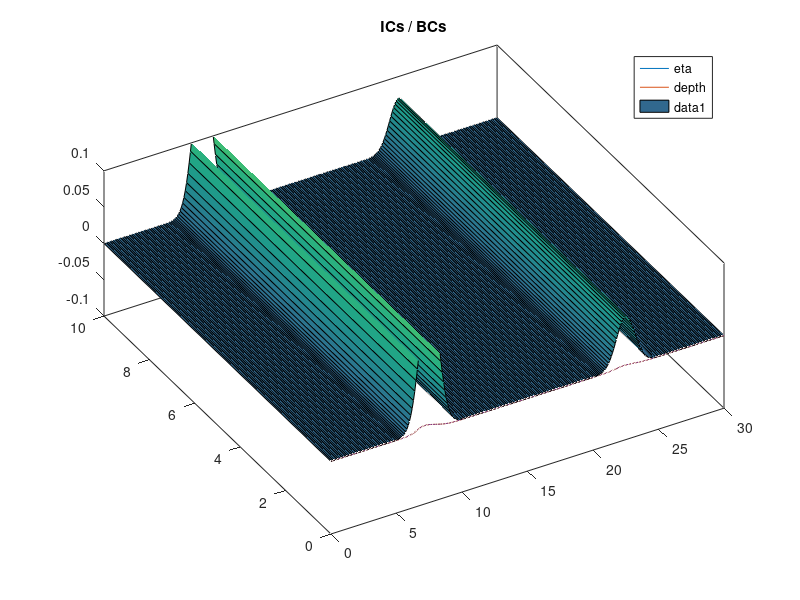

MATLAB code to generate this figure: (Note: this script raises an error after producing the figure.)
%function CP2_Heun_iter(dx,dy,endx,endy,endt,h,courant)
% This function solves the nonlinear shallow water equations using Euler's method.  As set-up, it gives no output,
% although it creates an animation plot of the free surface.
% INPUT
%			dx - the grid size in the x-direction, in meters
%			dy - the grid size in the y-direction, in meters
%			endx - the total domain length in the x-direction, in meters
%			endy - the total domain length in the y-direction, in meters
%			endt - the total time to run the simulation, in seconds
%			h - the constant water depth, in meters
%			courant - the courant number, controls the time step
% As an example call, use:  >>CP2_Heun_iter(1,1,50,50,100,1,0.5)

clear all
ho=1.;
dx=0.1*ho;
dy=10;
endx=30;
endy=10;
endt=20;
courant=0.25;

clf  % clear the current figure

x=[0:dx:endx]';  % create x column vector
y=[0:dy:endy]';  % create y column vector

dt=courant*dx/sqrt(9.81*ho);  % calculate time step
t=[0:dt:endt]';  % create t column vector

nx=length(x);  % total number of grid points in x
ny=length(y);  % total number of grid points in y
nt=length(t);  % total number of time steps

eta=zeros(nx,ny,2);  % initialize the eta, u, and v matrices (see CP#1 for explanation of this step)
P=zeros(nx,ny,2);
Q=zeros(nx,ny,2);
Us=zeros(nx,ny,2);
Vs=zeros(nx,ny,2);
h=zeros(nx,ny);

eta_NSW=zeros(nx,ny,2);  % initialize the eta, u, and v matrices (see CP#1 for explanation of this step)
P_NSW=zeros(nx,ny,2);
Q_NSW=zeros(nx,ny,2);

% Initial condition for eta, u and v are zero everywhere for the initial condition
amp=0.15;
for i=1:nx
    for j=1:ny
        if i<(nx/2)
            loc1=sqrt((x(i)-endx/4)^2); %+(y(j)-endy/2)^2);
            eta(i,j,1)=.2*exp(-1.0*loc1^2); % sin IC: sin(x(i)*pi/2); % amp*sin(x(i)*pi/2); %
        else
            loc2=sqrt((x(i)-3*endx/4)^2); %+(y(j)-endy/2)^2);
            eta(i,j,1)=.07*exp(-1.0*loc2^2); % sin IC: sin(x(i)*pi/2); % amp*sin(x(i)*pi/2); %
        end
        h(i,j) = 1+.01*sin(x(i));
%         if x(i) <= endx/2
%             h(i,j)=.2+x(i)*0.025;  % constant water depth
%         elseif x(i) >= endx/2
%             h(i,j)=.2+(endx-x(i))*0.025;
%         end
    end
end

clf
plot(x,-h)
hold on
title('ICs / BCs')
plot(x,eta(:,:,1))
legend('eta', 'depth')
%%

surf(x,y,eta(:,:,1)')  %surface plot of the initial free surface
caxis([-.1 .2]);  % set the color axis limits
axis([0 endx 0 endy -0.1 .1])  % axis limits of plot
view(-30,60)% rotate the surface so that we are looking from an angle, note that view(0,90) is the plan view
shading faceted  %  modify the surface shadings
pause(0.001)

eta_previous=eta(:,:,1);
eta_NSW=eta;

Epn0=zeros(nx,ny);
Epn1=zeros(nx,ny);
Epn2=zeros(nx,ny);
Fpn0=zeros(nx,ny);
Fpn1=zeros(nx,ny);
Fpn2=zeros(nx,ny);

Epn0_NSW=zeros(nx,ny);
Epn1_NSW=zeros(nx,ny);
Epn2_NSW=zeros(nx,ny);
Fpn0_NSW=zeros(nx,ny);
Fpn1_NSW=zeros(nx,ny);
Fpn2_NSW=zeros(nx,ny);


% Tri-diagonal coef's
B=1/15;
Ax= -1*(B+1/3)*h.^2/dx^2;
Bx=1+2*(B+1/3)*h.^2/dx^2;
Cx= -1*(B+1/3)*h.^2/dx^2;

% Correct for boundaries
Ax(1,:)=0;
Bx(1,:)=1;
Cx(1,:)=0;

Ax(nx,:)=0;
Bx(nx,:)=1;
Cx(nx,:)=0;


for n=1:nt-1  % start the time marching
    ['Time step ', num2str(n),' of ', num2str(nt)]  % plot some information to the command window
    
    % Predictor Step
    [Epn0,Fpn0,Gpn0] = BOUS_EFGcalc(nx,ny,h,eta(:,:,1),P(:,:,1),Q(:,:,1),dx,dy);
    
    [Epn0_NSW,Fpn0_NSW,Gpn0_NSW] = NLSW_EFGcalc(nx,ny,h,eta(:,:,1),P(:,:,1),Q(:,:,1),dx,dy);
    
    plot(x,Us(:,1,2))
    
    if n<3
        for i=1:nx
            for j=1:ny
                eta(i,j,2)=eta(i,j,1)+Epn0(i,j)*dt;
                Us(i,j,2)=Us(i,j,1)+Fpn0(i,j)*dt;
                
                eta_NSW(i,j,2)=eta(i,j,1)+Epn0_NSW(i,j)*dt;
                P_NSW(i,j,2)=P(i,j,1)+Fpn0_NSW(i,j)*dt;
                
            end
        end
    else
        for i=1:nx
            for j=1:ny
                eta(i,j,2)=eta(i,j,1)+dt/12*(23*Epn0(i,j)-16*Epn1(i,j)+5*Epn2(i,j));
                Us(i,j,2)=Us(i,j,1)+dt/12*(23*Fpn0(i,j)-16*Fpn1(i,j)+5*Fpn2(i,j));
                
                eta_NSW(i,j,2)=eta(i,j,1)+dt/12*(23*Epn0_NSW(i,j)-16*Epn1_NSW(i,j)+5*Epn2_NSW(i,j));
                P_NSW(i,j,2)=P(i,j,1)+dt/12*(23*Fpn0_NSW(i,j)-16*Fpn1_NSW(i,j)+5*Fpn2_NSW(i,j));
            end
        end
    end
    
    % Tri-diag solver to get P from Us
    % Correct for boundaries
    Us(1,:,2)=-Us(2,:,2);
    Us(nx,:,2)=-Us(nx-1,:,2);
    
   for j=1:ny
       P(:,j,2)=tridiag(Bx(:,j),Ax(:,j),Cx(:,j), Us(:,j,2));
   end
    
    % enforce bc's
    eta(1,:,2)=eta(2,:,2);
    P(1,:,2)=-P(2,:,2);
    eta(nx,:,2)=eta(nx-1,:,2);
    P(nx,:,2)=-P(nx-1,:,2);
    
    eta_NSW(1,:,2)=eta_NSW(2,:,2);
    P_NSW(1,:,2)=-P_NSW(2,:,2);
    eta_NSW(nx,:,2)=eta_NSW(nx-1,:,2);
    P_NSW(nx,:,2)=-P_NSW(nx-1,:,2);
   

    % This code is for corrector - for a semi-implicit method
%     e_a=1;  % initialize error to some large value to start while loop
%     e_tol=1e-6;  % error tolerance
%     count=0;
%     Ec=Ep;
%     while e_a>e_tol
%         
%         count=count+1;
%         eta_old=eta(:,:,2);  % place values from last iteration into temp variable
%         u_old=u(:,:,2);      % we need to do this so we can calculate the error, ea
%         v_old=v(:,:,2);
%         
%         
%         % Corrector Step
%         eta_previous=eta(:,:,1);
%         [Ec,Fc,Gc] = EFGcalc(nx,ny,h,eta(:,:,2),u(:,:,2),v(:,:,2),dx,dy);
%         
%         
%         for i=1:nx
%             for j=1:ny
%                 eta(i,j,2)=eta(i,j,1)+0.5*(Ep(i,j)+Ec(i,j))*dt;
%                 u(i,j,2)=u(i,j,1)+0.5*(Fp(i,j)+Fc(i,j))*dt;
%                 
%             end
%         end
%         % enforce bc's
%         eta(1,:,2)=eta(2,:,2);
%         u(1,:,2)=-u(2,:,2);
%         eta(nx,:,2)=eta(nx-1,:,2);
%         u(nx,:,2)=-u(nx-1,:,2);
%         
%         e_a=sum(abs((sum(abs(eta_old))-sum(abs(eta(:,:,2))))/sum(abs(eta(:,:,2))))); % error calc
%         
%         if count>20
%             e_a=0;
%         end
%         
%     end
    
    % Plot the newly calculate surface
    clf
    subplot(2,1,1)
    plot(x,eta(:,1,2)',x,eta_NSW(:,1,2)')
    axis([0 endx -amp/2 1.2*amp])
    
    subplot(2,1,2)
    plot(x,P(:,1,2)')
    hold on
    plot(x,10*(P(:,1,2)'-P_NSW(:,1,2)'),'--')
    legend('Bous P','10*(Bous P - NSW P)')
    axis([0 endx -amp/ho*sqrt(9.81*ho) amp/ho*sqrt(9.81*ho)])
    
    pause(.001)
    
    %%%%%% SAVE TO CSV %%%%%%%%%%%%%%
    
    % Boussinesq
    % Difference between P NSW and Bouss, difference between eta NSW and
    % bouss
    if n==1
        xmat = x';
        etamat = eta_NSW(:,1,2)';
        Pmat = P_NSW(:,1,2)';
        Qmat = Q_NSW(:,1,2)';
        hmat = h(:,1)';
        umat = Us(:,1,2)';
        vmat = Vs(:,1,2)';

        Pdiff = P(:,1,2)'-P_NSW(:,1,2)';
        etadiff = eta(:,1,2)'-eta_NSW(:,1,2)';
        Qdiff = Q(:,1,2)'-Q_NSW(:,1,2)';
    else
        xmat = vertcat(xmat,x');
        etamat = vertcat(etamat,eta_NSW(:,1,2)');
        Pmat = vertcat(Pmat,P_NSW(:,1,2)');
        Qmat = vertcat(Qmat,Q_NSW(:,1,2)');
        hmat = vertcat(hmat,h(:,1)');
        umat = vertcat(umat,Us(:,1,2)');
        vmat = vertcat(vmat,Vs(:,1,2)');

        Pdiff = vertcat(Pdiff,P(:,1,2)'-P_NSW(:,1,2)');
        etadiff = vertcat(etadiff,eta(:,1,2)'-eta_NSW(:,1,2)');
        Qdiff = vertcat(Qdiff,Q(:,1,2)'-Q_NSW(:,1,2)');
    end
        
    
    % This code is for corrector - for a semi-implicit method
%     e_a=1;  % initialize error to some large value to start while loop
%     e_tol=1e-6;  % error tolerance
%     count=0;
%     Ec=Ep;
%     while e_a>e_tol
%         
%         count=count+1;
%         eta_old=eta(:,:,2);  % place values from last iteration into temp variable
%         u_old=u(:,:,2);      % we need to do this so we can calculate the error, ea
%         v_old=v(:,:,2);
%         
%         
%         % Corrector Step
%         eta_previous=eta(:,:,1);
%         [Ec,Fc,Gc] = EFGcalc(nx,ny,h,eta(:,:,2),u(:,:,2),v(:,:,2),dx,dy);
%         
%         
%         for i=1:nx
%             for j=1:ny
%                 eta(i,j,2)=eta(i,j,1)+0.5*(Ep(i,j)+Ec(i,j))*dt;
%                 u(i,j,2)=u(i,j,1)+0.5*(Fp(i,j)+Fc(i,j))*dt;
%                 
%             end
%         end
%         % enforce bc's
%         eta(1,:,2)=eta(2,:,2);
%         u(1,:,2)=-u(2,:,2);
%         eta(nx,:,2)=eta(nx-1,:,2);
%         u(nx,:,2)=-u(nx-1,:,2);
%         
%         e_a=sum(abs((sum(abs(eta_old))-sum(abs(eta(:,:,2))))/sum(abs(eta(:,:,2))))); % error calc
%         
%         if count>20
%             e_a=0;
%         end
%         
%     end
    
    % Plot the newly calculate surface
%     clf
%     subplot(2,1,1)
%     
%     surf(x,y,eta(:,:,1)')  %surface plot of the initial free surface
%     caxis([-.1 .2]);  % set the color axis limits
%     axis([0 endx 0 endy -0.1 .1])  % axis limits of plot
%     view(-30,60)% rotate the surface so that we are looking from an angle, note that view(0,90) is the plan view
%     shading faceted  %  modify the surface shadings
    
    
%     plot(x,eta(:,1,2)')
%     hold on
%     plot(x,eta_NSW(:,1,2)','--')
%     axis([0 endx -amp/2 1.2*amp])
%     
%     subplot(2,1,2)
%     plot(x,P(:,1,2)')
%     hold on
%     plot(x,10*(P(:,1,2)'-P_NSW(:,1,2)'),'--')
%     legend('Bous P','10*(Bous P - NSW P)')
%     axis([0 endx -amp/ho*sqrt(9.81*ho) amp/ho*sqrt(9.81*ho)])
%     
%     pause(.001)
    
    % Shift all data one time level back.  This is a trick that allows use to use much smaller matrix
    % sizes for these variables.  We are calculating these values at all x,y and t points, so, the "total"
    % calculated domains are nx by ny by nt.  However, since we only need two time levels to perform
    % the Eulers method, we only keep two time levels in memory.  Memory savings here are great.  For example, if
    % we to calculate 5000 time steps on grid with nx=100 and ny=100, we save 1.2 GB (gigabytes) of memory space
    % by only keeping two levels in memory.
    eta(:,:,1)=eta(:,:,2);
    P(:,:,1)=P(:,:,2);
    Q(:,:,1)=Q(:,:,2);
    Us(:,:,1)=Us(:,:,2);
    Vs(:,:,1)=Vs(:,:,2);

    Epn2=Epn1;
    Epn1=Epn0;
    Fpn2=Fpn1;
    Fpn1=Fpn0;
    
    eta_NSW(:,:,1)=eta_NSW(:,:,2);
    P_NSW(:,:,1)=P_NSW(:,:,2);
    Epn2_NSW=Epn1_NSW;
    Epn1_NSW=Epn0_NSW;
    Fpn2_NSW=Fpn1_NSW;
    Fpn1_NSW=Fpn0_NSW;
    
    % Check for instability
    max_eta=max(max(eta(:,:,2)));
    instability_threshold=0.2;
    if max_eta> instability_threshold
        % Save to csvs
        writematrix(xmat, "xmat11.csv")
        writematrix(hmat, "hmat1.csv")
        writematrix(etamat,"etamat11.csv")
        writematrix(Qmat,"Qmat11.csv")
        writematrix(Pmat,"Pmat11.csv")
        writematrix(umat,"umat11.csv")
        writematrix(vmat,"vmat11.csv")
        writematrix(Pdiff,"Pdiff11.csv")
        writematrix(etadiff,"etadiff11.csv")
        error(['ERROR: SIMULATION GONE WILD @ t=', num2str(t(n))])
    end
    
end

% Save to csvs
writematrix(xmat, "xmat11.csv")
writematrix(hmat, "hmat11.csv")
writematrix(etamat,"etamat11.csv")
writematrix(Qmat,"Qmat11.csv")
writematrix(Pmat,"Pmat11.csv")
writematrix(umat,"umat11.csv")
writematrix(vmat,"vmat11.csv")
writematrix(Pdiff,"Pdiff11.csv")
writematrix(etadiff,"etadiff11.csv")